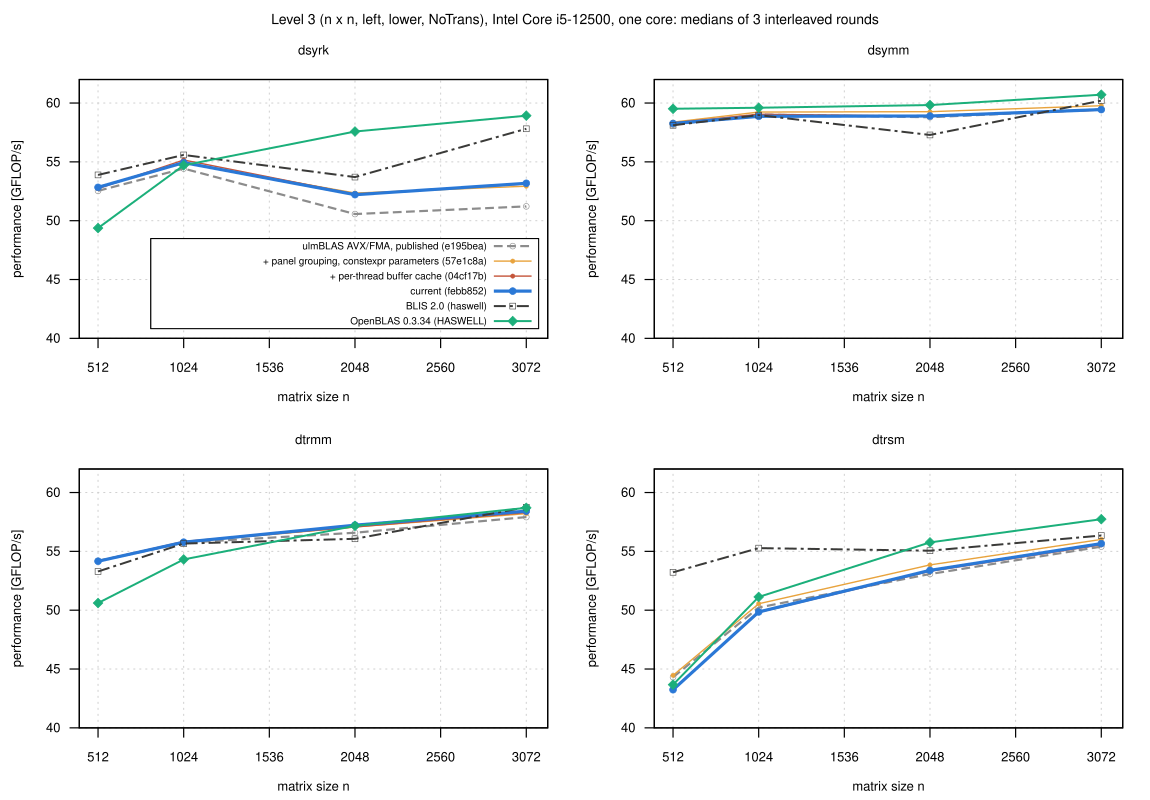

Here is the gnuplot script that generated this plot:
load "_style.gp"
set terminal svg size 1150,800 dynamic enhanced font "Helvetica,13" background rgb "white"
set output "level3.svg"
set multiplot layout 2,2 title "Level 3 (n x n, left, lower, NoTrans), Intel Core i5-12500, one core: medians of 3 interleaved rounds" font ",14"
set xlabel "matrix size n"
set ylabel "performance [GFLOP/s]"
set xrange [400:3200]
set xtics 512, 512, 3072
set yrange [40:62]
set key inside right bottom vertical font ",10" spacing 1.0 box opaque
R = "dsyrk dsymm dtrmm dtrsm"
do for [i=1:4] {
    set title word(R, i) font ",13"
    F = D."level3_".word(R, i).".csv"
    plot F using "n":"avx_pub"   with linespoints ls 1 title L1, \
         F using "n":"avx_pre"   with linespoints ls 2 title L2, \
         F using "n":"avx_cache" with linespoints ls 3 title L3, \
         F using "n":"avx_cur"   with linespoints ls 4 title L4, \
         F using "n":"blis"      with linespoints ls 7 title L7, \
         F using "n":"openblas"  with linespoints ls 8 title L8
    unset key
}
unset multiplot
